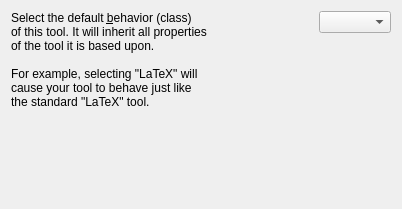
<?xml version="1.0" encoding="UTF-8"?>
<ui version="4.0">
 <class>NewToolWizardClassPage</class>
 <widget class="QWidget" name="NewToolWizardClassPage">
  <property name="geometry">
   <rect>
    <x>0</x>
    <y>0</y>
    <width>402</width>
    <height>209</height>
   </rect>
  </property>
  <layout class="QHBoxLayout">
   <item>
    <layout class="QVBoxLayout">
     <item>
      <widget class="QLabel" name="m_lbBehavior">
       <property name="text">
        <string>Select the default &amp;behavior (class)
of this tool. It will inherit all properties
of the tool it is based upon.

For example, selecting &quot;LaTeX&quot; will
cause your tool to behave just like
the standard &quot;LaTeX&quot; tool.</string>
       </property>
       <property name="wordWrap">
        <bool>false</bool>
       </property>
       <property name="buddy">
        <cstring>m_cbTools</cstring>
       </property>
      </widget>
     </item>
     <item>
      <spacer>
       <property name="orientation">
        <enum>Qt::Vertical</enum>
       </property>
       <property name="sizeHint" stdset="0">
        <size>
         <width>20</width>
         <height>40</height>
        </size>
       </property>
      </spacer>
     </item>
    </layout>
   </item>
   <item>
    <spacer>
     <property name="orientation">
      <enum>Qt::Horizontal</enum>
     </property>
     <property name="sizeHint" stdset="0">
      <size>
       <width>40</width>
       <height>20</height>
      </size>
     </property>
    </spacer>
   </item>
   <item>
    <layout class="QVBoxLayout">
     <item>
      <widget class="KComboBox" name="m_cbTools"/>
     </item>
     <item>
      <spacer>
       <property name="orientation">
        <enum>Qt::Vertical</enum>
       </property>
       <property name="sizeType">
        <enum>QSizePolicy::Expanding</enum>
       </property>
       <property name="sizeHint" stdset="0">
        <size>
         <width>20</width>
         <height>111</height>
        </size>
       </property>
      </spacer>
     </item>
    </layout>
   </item>
  </layout>
 </widget>
 <customwidgets>
  <customwidget>
   <class>KComboBox</class>
   <extends>QComboBox</extends>
   <header>kcombobox.h</header>
  </customwidget>
 </customwidgets>
 <resources/>
 <connections/>
</ui>
